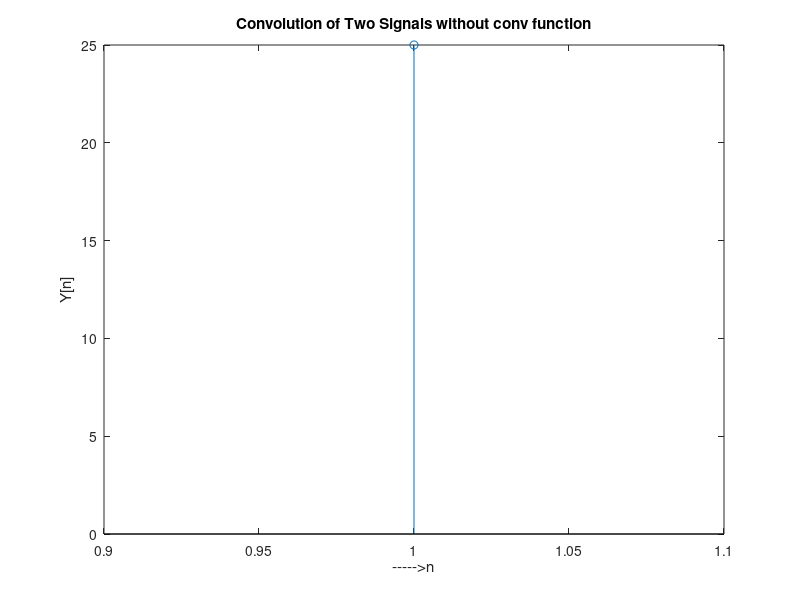

This chart was generated by the following MATLAB code:
% A GENERALAZED CONVOLUTION COMPUTING CODE IN MATLAB WITHOUT USING MATLAB BUILTIN FUNCTION conv(x,h)
close all
clear all
x=input('Enter x:   ')
h=input('Enter h:   ')
m=length(x);
n=length(h);
X=[x,zeros(1,n)]; 
H=[h,zeros(1,m)]; 
for i=1:n+m-1
Y(i)=0;
for j=1:m
if(i-j+1>0)
Y(i)=Y(i)+X(j)*H(i-j+1);
else
end
end
end
Y
stem(Y);
ylabel('Y[n]');
xlabel('----->n');
title('Convolution of Two Signals without conv function');